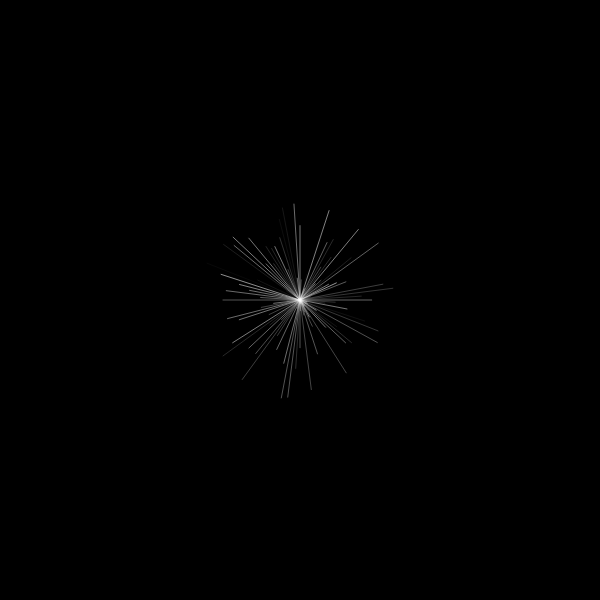
Frame 1 (no input)
Frame 60 (no input): identical to frame 1, image omitted
Frame 120 (the mouse pressed at the canvas centre since frame 60): identical to frame 1, image omitted

The p5.js sketch that drew this single still picture (run headless with seeded random() and noise() and a simulated clock; from frame 60 on, the mouse is pressed at the canvas centre):

// p5.js sketch
// ── sketch.js
/*
______LINES OOP QUIZ_______
Add Following Functionality:

  When mouse is pressed...
    - Line object is added to array and drawn from center position to mouse position.
	    - BONUS: make it so the opacity, stroke, and strokeWeight are randomized on that new object.
  When any key is pressed...
    - the whole image resets, the starting lines are redrawn with new random values
*/


let lines = [];      //array of line objects
lines.length = 100;  //size of line array

function setup() 
{
  createCanvas(600, 600);

  //generate lines from the center of canvas to equally spaced points around circle (based on lines.length), at random radius.
  for (let i = 0; i < lines.length; i++)  //for every element in array...
  {
    //generate random radius value between 1 and 100
    let radius = random(1, 100); 

    //map the length of array from 0 to TWO_PI for angles of circle 
    let angle = map (i, 0, lines.length, 0, TWO_PI); 

    //create new instance of Line object for each array element
    // line object initialized with (x2, y2) at center position, and (x1, y1) at 
    lines[i] = new Line(width/2 + radius * cos(angle), height/2 + radius * sin(angle), width/2, height/2); 

    //set stroke, strokeWeight, opacity for each object in array
    lines[i].opacity = random(127, 155);
    lines[i].stroke = 255;
    lines[i].strokeWeight = random(0.05, 1);
  }
}

function draw() 
{
  background(0);

  for(let i = 0; i < lines.length; i++) //for every object in array...
  {
    lines[i].display(); //run display() method
  }
}

class Line  //Line Class Definition
{
  //Constructor, runs when new instance is created
  constructor(_x1, _y1, _x2, _y2) //accepts point1(x1, y1) and point2(x2, y2) arguments
  {
    this.x1 = _x1;
    this.y1 = _y1;
    this.x2 = _x2;
    this.y2 = _y2;
    this.stroke = 255;      //greyscale value, default to white
    this.strokeWeight = 1;  //default to 1
    this.opacity = 255;     //alpha value, default to full opacity
  }

  display() //run this continuously in draw()
  {
    strokeWeight(this.strokeWeight);
    stroke(this.stroke, this.opacity);
    line(this.x1, this.y1, this.x2, this.y2);
  }
}
